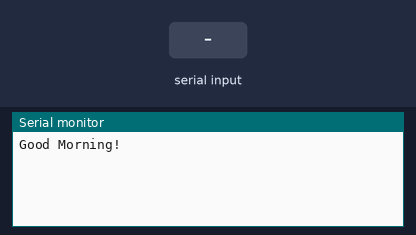
Simulated run of this sketch. Board: Arduino Uno, built with avr-gcc and run on an emulated ATmega328P. Parts: the last lines printed to the serial monitor. Inputs (shaded band) come from the test bench.

Above: at 1.2 s.
1.3 s: "1" received over the second serial link
At 2.5 s:
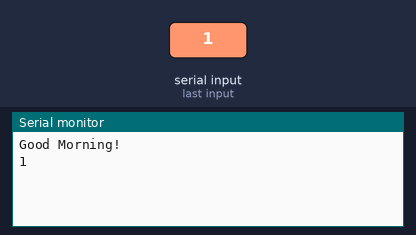
2.8 s: "0" received over the second serial link
At 3.6 s:
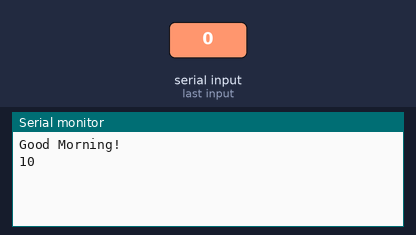

Measured:
- after the input at 1.3 s, the serial monitor: prints a new line at once (image 1)
- after the input at 2.8 s, the serial monitor: prints a new line at once (image 2)

The sketch:

sushin_test.ino
```cpp
#include <SoftwareSerial.h>
SoftwareSerial mySerial(12,11);

void setup()
{
  Serial.begin(19200);
  Serial.println("Good Morning!");
  mySerial.begin(19200);
  mySerial.println("Hello ??");
}
void loop() // 반복
{
  if(mySerial.available()>0){
    Serial.write(mySerial.read());
  }
  if(Serial.available()>0){
    mySerial.write(Serial.read());
  }
}
```
